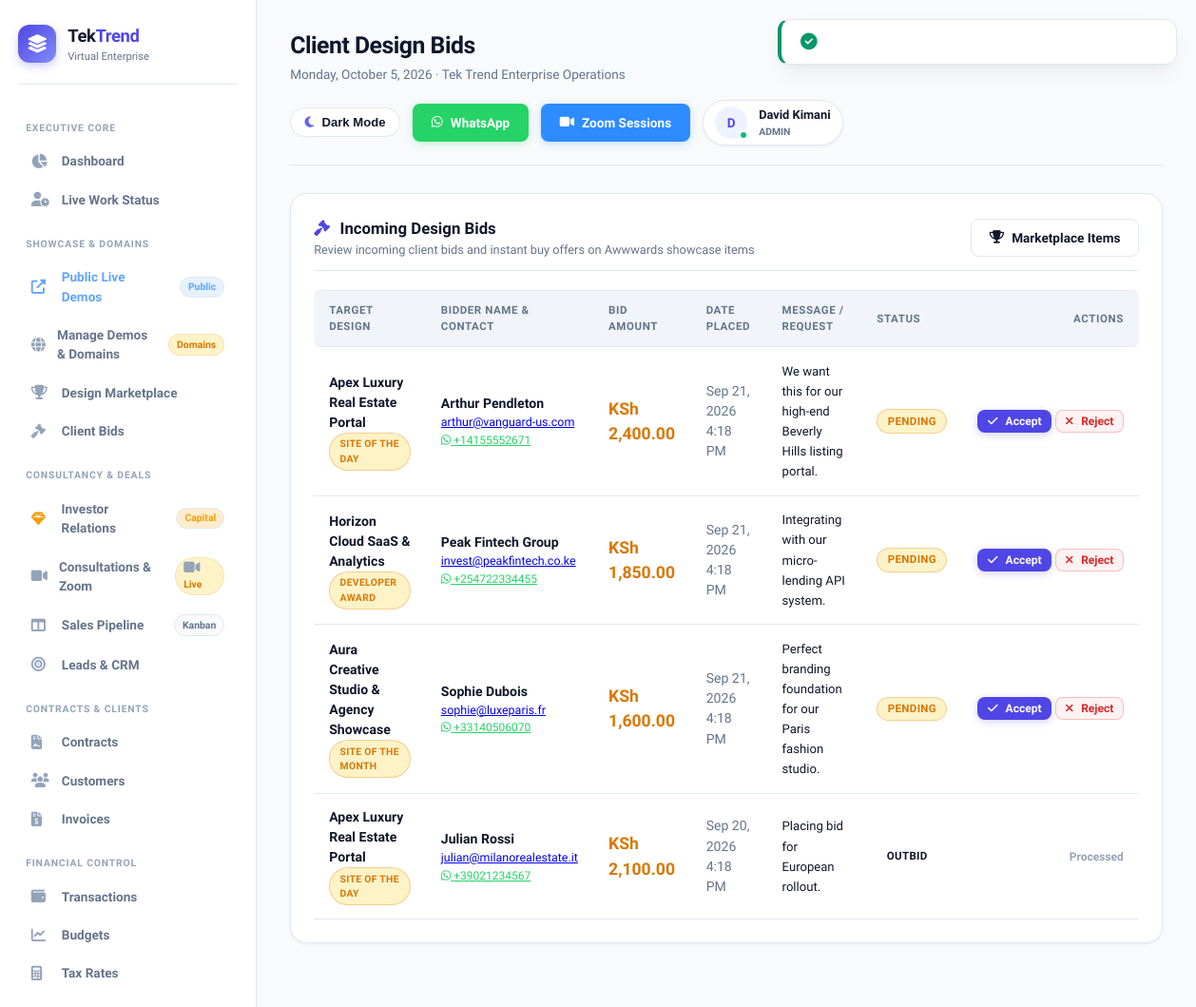
Screenshot of /public/marketplace/bids (signed in) with the database file from the repository.
### tables this page shows
CREATE TABLE IF NOT EXISTS `design_bids` (
    `id` INT UNSIGNED NOT NULL AUTO_INCREMENT,
    `design_item_id` INT UNSIGNED NOT NULL,
    `bidder_name` VARCHAR(100) NOT NULL,
    `bidder_email` VARCHAR(100) NOT NULL,
    `bidder_phone` VARCHAR(30) DEFAULT NULL,
    `bid_amount` DECIMAL(12,2) NOT NULL,
    `message` TEXT,
    `status` ENUM('pending','accepted','outbid','rejected') DEFAULT 'pending',
    `created_at` TIMESTAMP DEFAULT CURRENT_TIMESTAMP,
    PRIMARY KEY (`id`),
    KEY `design_item_id` (`design_item_id`),
    KEY `bid_amount` (`bid_amount`),
    KEY `status` (`status`)
);

CREATE TABLE IF NOT EXISTS `design_items` (
    `id` INT UNSIGNED NOT NULL AUTO_INCREMENT,
    `title` VARCHAR(200) NOT NULL,
    `slug` VARCHAR(200) NOT NULL,
    `category` VARCHAR(100) DEFAULT 'SaaS & Enterprise',
    `award_badge` VARCHAR(100) DEFAULT 'Site of the Day',
    `description` TEXT,
    `short_description` VARCHAR(255) DEFAULT NULL,
    `image` VARCHAR(255) DEFAULT NULL,
    `demo_url` VARCHAR(255) DEFAULT NULL,
    `sale_type` ENUM('bid','buy_now','both') DEFAULT 'both',
    `starting_bid` DECIMAL(12,2) DEFAULT 500.00,
    `current_bid` DECIMAL(12,2) DEFAULT 500.00,
    `buy_now_price` DECIMAL(12,2) DEFAULT 1800.00,
    `bid_end_date` DATETIME DEFAULT NULL,
    `total_bids` INT DEFAULT 0,
    `views_count` INT DEFAULT 0,
    `status` ENUM('active','sold','ended','draft') DEFAULT 'active',
    `created_by` INT UNSIGNED DEFAULT NULL,
    `created_at` TIMESTAMP DEFAULT CURRENT_TIMESTAMP,
    `updated_at` TIMESTAMP DEFAULT CURRENT_TIMESTAMP ON UPDATE CURRENT_TIMESTAMP,
    PRIMARY KEY (`id`),
    UNIQUE KEY `slug` (`slug`),
    KEY `category` (`category`),
    KEY `status` (`status`)
);

### app/views/marketplace/bids.php (the view, shortened to what the rows shown need)
<div class="card">
    <div class="card-header">
        <div>
            <h3 class="card-title"><i class="fas fa-gavel" style="color: var(--primary); margin-right: 0.4rem;"></i> Incoming Design Bids</h3>
            <p class="card-subtitle">Review incoming client bids and instant buy offers on Awwwards showcase items</p>
        </div>
        <a href="<?= eurl('/marketplace') ?>" class="btn btn-outline"><i class="fas fa-trophy"></i> Marketplace Items</a>
    </div>
    <div class="table-responsive">
        <table class="data-table">
            <thead>
                <tr>
                    <th>Target Design</th>
                    <th>Bidder Name & Contact</th>
                    <th>Bid Amount</th>
                    <th>Date Placed</th>
                    <th>Message / Request</th>
                    <th>Status</th>
                    <th style="text-align: right;">Actions</th>
                </tr>
            </thead>
            <tbody>
                <?php if (empty($bids)): ?>
                    <tr>
                        <td colspan="7" style="text-align: center; padding: 2.5rem; color: var(--text-muted);">
                            <i class="fas fa-inbox" style="font-size: 2rem; display: block; margin-bottom: 0.5rem; opacity: 0.4;"></i>
                            No bids received yet.
                        </td>
                    </tr>
                <?php else: ?>
                    <?php foreach ($bids as $b): ?>
                        <tr>
                            <td>
                                <strong><?= sanitize($b['design_title'] ?? 'Design Template') ?></strong>
                                <?php if (!empty($b['award_badge'])): ?>
                                    <div><span class="badge pending" style="font-size: 0.65rem;"><?= sanitize($b['award_badge']) ?></span></div>
                                <?php endif; ?>
                            </td>
                            <td>
                                <strong style="color: var(--text-main);"><?= sanitize($b['bidder_name']) ?></strong>
                                <div style="font-size: 0.78rem; color: var(--text-muted);"><a href="mailto:<?= sanitize($b['bidder_email']) ?>"><?= sanitize($b['bidder_email']) ?></a></div>
                                <?php if (!empty($b['bidder_phone'])): ?>
                                    <div style="font-size: 0.75rem;"><a href="https://wa.me/<?= preg_replace('/\D/', '', $b['bidder_phone']) ?>" target="_blank" style="color: #25d366;"><i class="fab fa-whatsapp"></i> <?= sanitize($b['bidder_phone']) ?></a></div>
                                <?php endif; ?>
                            </td>
                            <td><strong style="font-size: 1.1rem; color: var(--accent);"><?= formatCurrency($b['bid_amount']) ?></strong></td>
                            <td style="color: var(--text-muted);"><?= formatDateTime($b['created_at']) ?></td>
                            <td><span style="font-size: 0.82rem; color: var(--text-main);"><?= sanitize($b['message'] ?? '-') ?></span></td>
                            <td><span class="badge <?= sanitize($b['status']) ?>"><?= ucfirst(sanitize($b['status'])) ?></span></td>
                            <td style="text-align: right; white-space: nowrap;">
                                <form method="POST" action="<?= eurl('/marketplace/bids/' . $b['id'] . '/status') ?>" style="display: inline-block;">
                                    <?php if ($b['status'] === 'pending'): ?>
                                        <button type="submit" name="status" value="accepted" class="btn btn-primary" style="padding: 0.25rem 0.6rem; font-size: 0.75rem;"><i class="fas fa-check"></i> Accept</button>
                                        <button type="submit" name="status" value="rejected" class="btn btn-danger" style="padding: 0.25rem 0.6rem; font-size: 0.75rem;"><i class="fas fa-times"></i> Reject</button>
                                    <?php else: ?>
                                        <span style="font-size: 0.75rem; color: var(--text-light); font-weight: 600;">Processed</span>
                                    <?php endif; ?>
                                </form>
                            </td>
                        </tr>
                    <?php endforeach; ?>
                <?php endif; ?>
            </tbody>
        </table>
    </div>
</div>

### app/core/Router.php (shortened to what the rows shown need)
<?php
class Router {
    private $routes = [];
    private function addRoute($method, $path, $handler, $middleware = []) {
        $this->routes[] = [
            'method'      => $method,
            'path'        => $path,
            'handler'     => $handler,
            'middleware'  => $middleware
        ];
    }
    public function dispatch() {
        $method = $_SERVER['REQUEST_METHOD'];
        $requestPath = parse_url($_SERVER['REQUEST_URI'], PHP_URL_PATH);
        $basePath = rtrim(str_replace(basename($_SERVER['SCRIPT_NAME']), '', $_SERVER['SCRIPT_NAME']), '/');
        if ($basePath && strpos($requestPath, $basePath) === 0) {
            $requestPath = substr($requestPath, strlen($basePath));
        }
        $requestPath = '/' . ltrim($requestPath, '/');
        foreach ($this->routes as $route) {
            if ($route['method'] !== 'ANY' && $route['method'] !== $method) {
                continue;
            }
            $pattern = preg_replace('#\{[^}]+\}#', '([^/]+)', $route['path']);
            $pattern = '#^' . $pattern . '$#';
            if (preg_match($pattern, $requestPath, $matches)) {
                $params = [];
                $this->executeHandler($route['handler'], $params);
                return;
            }
        }
    }
    private function executeHandler($handler, $params = []) {
        if (is_string($handler)) {
            $parts = explode('@', $handler);
            if (count($parts) === 2) {
                $controllerName = $parts[0];
                $methodName = $parts[1];
                if (class_exists($controllerName)) {
                    $controller = new $controllerName();
                    if (method_exists($controller, $methodName)) {
                        call_user_func_array([$controller, $methodName], $params);
                        return;
                    }
                }
            }
        }
    }
}

### rows the page displays
design_bids: design_item.title "Apex Luxury Real Estate Portal", design_item.award_badge "SITE OF THE DAY", bidder_name "Arthur Pendleton", bidder_email "arthur@vanguard-us.com", bidder_phone "+14155552671", bid_amount "KSh 2,400.00", created_at "Sep 21, 2026 4:18 PM", message "We want this for our high-end Beverly Hills listing portal.", status "PENDING", shows "Accept"
design_bids: design_item.title "Horizon Cloud SaaS & Analytics", design_item.award_badge "DEVELOPER AWARD", bidder_name "Peak Fintech Group", bidder_email "invest@peakfintech.co.ke", bidder_phone "+254722334455", bid_amount "KSh 1,850.00", created_at "Sep 21, 2026 4:18 PM", message "Integrating with our micro-lending API system.", status "PENDING", shows "Accept"
design_bids: design_item.title "Aura Creative Studio & Agency Showcase", design_item.award_badge "SITE OF THE MONTH", bidder_name "Sophie Dubois", bidder_email "sophie@luxeparis.fr", bidder_phone "+33140506070", bid_amount "KSh 1,600.00", created_at "Sep 21, 2026 4:18 PM", message "Perfect branding foundation for our Paris fashion studio.", status "PENDING", shows "Accept"
design_bids: design_item.title "Apex Luxury Real Estate Portal", design_item.award_badge "SITE OF THE DAY", bidder_name "Julian Rossi", bidder_email "julian@milanorealestate.it", bidder_phone "+39021234567", bid_amount "KSh 2,100.00", created_at "Sep 20, 2026 4:18 PM", message "Placing bid for European rollout.", status "OUTBID", shows "Processed"
